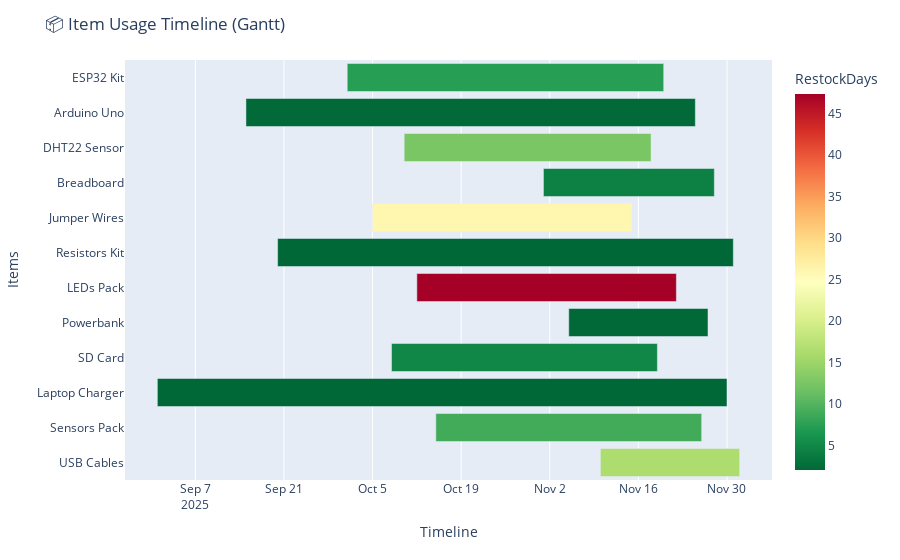

Notebook code cell kept with this figure:
### Code cell
fig = px.timeline(df, x_start='PurchaseDate', x_end='LastUsed', 
                  y='Item', color='RestockDays',
                  color_continuous_scale='RdYlGn_r',
                  hover_data=['Quantity'])
fig.update_yaxes(autorange='reversed')
fig.update_layout(title='📦 Item Usage Timeline (Gantt)',
                  xaxis_title='Timeline', yaxis_title='Items')
fig.write_html('inventory_gantt.html')
fig.show()

### Figure 1 — Plotly figure (JSON) as saved in the notebook; plotly's stock layout.template omitted (floating-point values rounded to 4 significant figures)
{"data": [{"base": ["2025-10-01T00:00:00.000000000", "2025-09-15T00:00:00.000000000", "2025-10-10T00:00:00.000000000", "2025-11-01T00:00:00.000000000", "2025-10-05T00:00:00.000000000", "2025-09-20T00:00:00.000000000", "2025-10-12T00:00:00.000000000", "2025-11-05T00:00:00.000000000", "2025-10-08T00:00:00.000000000", "2025-09-01T00:00:00.000000000", "2025-10-15T00:00:00.000000000", "2025-11-10T00:00:00.000000000"], "customdata": [[3], [1], [5], [2], [10], [1], [20], [1], [2], [1], [4], [8]], "hovertemplate": "PurchaseDate=%{base}<br>LastUsed=%{x}<br>Item=%{y}<br>Quantity=%{customdata[0]}<br>RestockDays=%{marker.color}<extra></extra>", "legendgroup": "", "marker": {"color": [7.3, 2.267, 12.5, 4.333, 26.0, 2.067, 47.33, 2.2, 4.933, 2.1, 8.933, 16.27], "coloraxis": "coloraxis", "pattern": {"shape": ""}}, "name": "", "orientation": "h", "showlegend": false, "textposition": "auto", "type": "bar", "x": [4320000000, 6134400000, 3369600000, 2332800000, 3542400000, 6220800000, 3542400000, 1900800000, 3628800000, 7776000000, 3628800000, 1900800000], "xaxis": "x", "y": ["ESP32 Kit", "Arduino Uno", "DHT22 Sensor", "Breadboard", "Jumper Wires", "Resistors Kit", "LEDs Pack", "Powerbank", "SD Card", "Laptop Charger", "Sensors Pack", "USB Cables"], "yaxis": "y"}], "layout": {"barmode": "overlay", "coloraxis": {"colorbar": {"title": {"text": "RestockDays"}}, "colorscale": [[0, "rgb(0,104,55)"], [0.1, "rgb(26,152,80)"], [0.2, "rgb(102,189,99)"], [0.3, "rgb(166,217,106)"], [0.4, "rgb(217,239,139)"], [0.5, "rgb(255,255,191)"], [0.6, "rgb(254,224,139)"], [0.7, "rgb(253,174,97)"], [0.8, "rgb(244,109,67)"], [0.9, "rgb(215,48,39)"], [1, "rgb(165,0,38)"]]}, "legend": {"tracegroupgap": 0}, "margin": {"t": 60}, "title": {"text": "📦 Item Usage Timeline (Gantt)"}, "xaxis": {"anchor": "y", "domain": [0, 1], "title": {"text": "Timeline"}, "type": "date"}, "yaxis": {"anchor": "x", "autorange": "reversed", "domain": [0, 1], "title": {"text": "Items"}}}}
